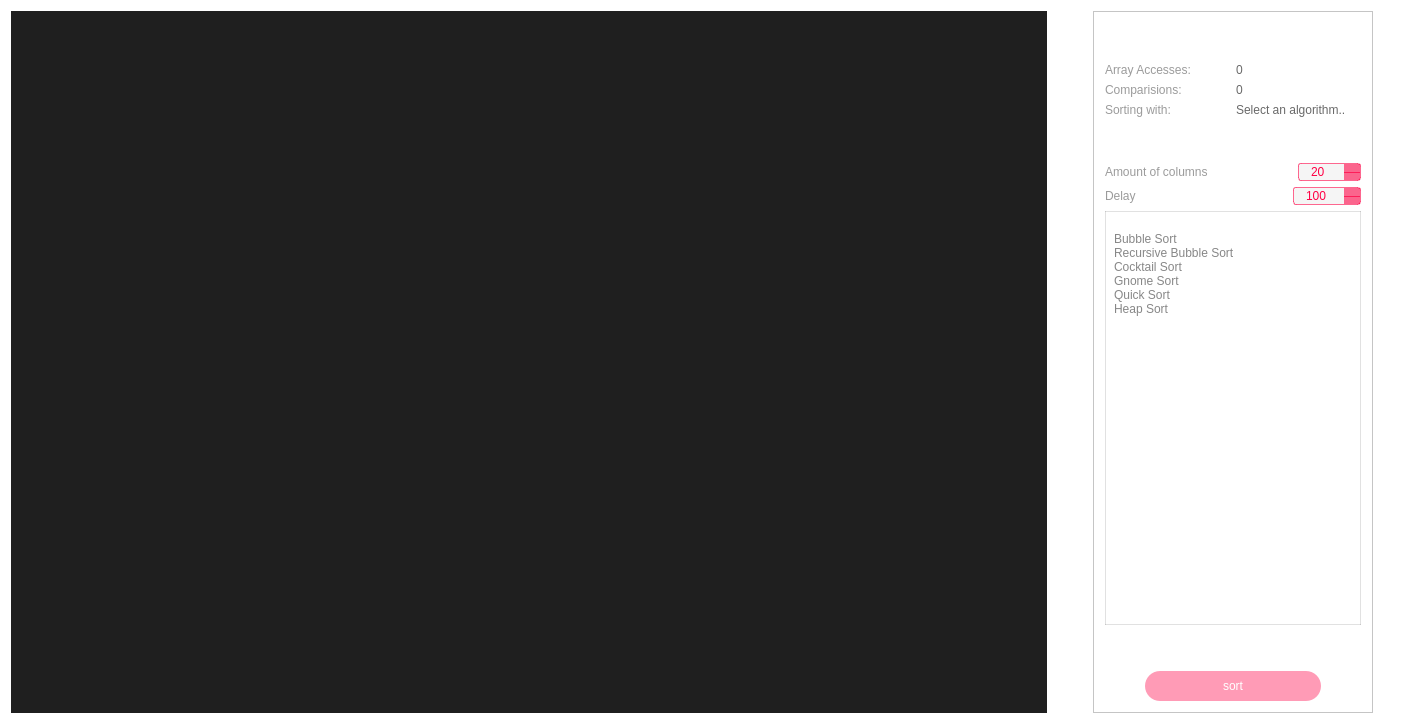
<?xml version="1.0" encoding="UTF-8"?>
<ui version="4.0">
 <class>Widget</class>
 <widget class="QWidget" name="Widget">
  <property name="geometry">
   <rect>
    <x>0</x>
    <y>0</y>
    <width>1404</width>
    <height>724</height>
   </rect>
  </property>
  <property name="windowTitle">
   <string>Widget</string>
  </property>
  <property name="styleSheet">
   <string notr="true">QWidget {
  background-color: #fff;
	font: 25 11pt &quot;Roboto Light&quot;;
	color: rgba(0, 0, 0, 100);
}

#sortButton {
	border:none;
	background-color:  rgba(255, 0, 68,100);
	border-radius: 15%;
	font: 11pt &quot;Roboto&quot;;
	color: #fff;
}

#amountChanger, #delayChanger {
  padding-right: 10px;
	padding-left: 10px;
	border: 1px solid  rgba(255, 0, 68, 150);
	border-radius: 3%;
	background-color: #f5f5f5;
	font: 11pt &quot;Roboto&quot;;
	color: rgb(255, 0, 68);
}

#amountChanger::up-button:pressed, #amountChanger::down-button:pressed,
#delayChanger ::up-button:pressed, #delayChanger::down-button:pressed{
 background-color: rgab(220, 0, 58, 255);
}

#amountChanger::up-button, #amountChanger::down-button,
#delayChanger::up-button, #delayChanger::down-button {
  width: 16px;
  background-color: rgba(255, 0, 68, 150);
}
#amountChanger::down-button,
#delayChanger::down-button  {
	border-top: 1px solid rgba(255, 0, 68, 180);
}

#amountChanger::down-button:hover, #amountChanger::up-button:hover,
#delayChanger::down-button:hover, #delayChanger::up-button:hover {
 background-color:rgba(255, 0, 68, 255);
}

#amountChanger::up-button:disabled,#amountChanger::up-button:off,
#amountChanger::down-button:disabled,#amountChanger::down-button:off,
#delayChanger::up-button:disabled,#delayChanger::up-button:off,
#delayChanger::down-button:disabled,#delayChanger::down-button:off{
  background-color: rgba(0, 0, 0, 20)
}

#amountChanger::down-button:disabled,#amountChanger::down-button:off,
#delayChanger::down-button:disabled,#delayChanger::down-button:off{
  border-top: 1px solid rgba(0, 0, 0, 20);
}
#amountChanger:disabled, #amountChanger:off,
#delayChanger:disabled, #delayChanger:off{
  border: 1px solid rgba(0, 0, 0, 20);
  color:  rgba(0, 0, 0, 50);
}</string>
  </property>
  <layout class="QHBoxLayout" name="horizontalLayout_8">
   <item>
    <layout class="QHBoxLayout" name="horizontalLayout">
     <item>
      <widget class="QGraphicsView" name="cellsToSortBackground">
       <property name="sizePolicy">
        <sizepolicy hsizetype="Expanding" vsizetype="Expanding">
         <horstretch>0</horstretch>
         <verstretch>0</verstretch>
        </sizepolicy>
       </property>
       <property name="minimumSize">
        <size>
         <width>1000</width>
         <height>700</height>
        </size>
       </property>
       <property name="styleSheet">
        <string notr="true">
background-color:rgb(31, 31, 31)</string>
       </property>
       <property name="frameShape">
        <enum>QFrame::NoFrame</enum>
       </property>
       <property name="verticalScrollBarPolicy">
        <enum>Qt::ScrollBarAlwaysOff</enum>
       </property>
       <property name="horizontalScrollBarPolicy">
        <enum>Qt::ScrollBarAlwaysOff</enum>
       </property>
       <property name="alignment">
        <set>Qt::AlignCenter</set>
       </property>
       <property name="renderHints">
        <set>QPainter::Antialiasing|QPainter::HighQualityAntialiasing|QPainter::TextAntialiasing</set>
       </property>
      </widget>
     </item>
     <item>
      <spacer name="horizontalSpacer_4">
       <property name="orientation">
        <enum>Qt::Horizontal</enum>
       </property>
       <property name="sizeType">
        <enum>QSizePolicy::Preferred</enum>
       </property>
       <property name="sizeHint" stdset="0">
        <size>
         <width>40</width>
         <height>20</height>
        </size>
       </property>
      </spacer>
     </item>
     <item>
      <widget class="QFrame" name="frame">
       <property name="sizePolicy">
        <sizepolicy hsizetype="Fixed" vsizetype="Expanding">
         <horstretch>0</horstretch>
         <verstretch>0</verstretch>
        </sizepolicy>
       </property>
       <property name="styleSheet">
        <string notr="true"/>
       </property>
       <property name="frameShape">
        <enum>QFrame::StyledPanel</enum>
       </property>
       <property name="frameShadow">
        <enum>QFrame::Raised</enum>
       </property>
       <layout class="QVBoxLayout" name="verticalLayout">
        <item>
         <spacer name="verticalSpacer_3">
          <property name="orientation">
           <enum>Qt::Vertical</enum>
          </property>
          <property name="sizeType">
           <enum>QSizePolicy::Fixed</enum>
          </property>
          <property name="sizeHint" stdset="0">
           <size>
            <width>20</width>
            <height>40</height>
           </size>
          </property>
         </spacer>
        </item>
        <item>
         <layout class="QHBoxLayout" name="horizontalLayout_5">
          <property name="sizeConstraint">
           <enum>QLayout::SetMinimumSize</enum>
          </property>
          <item>
           <widget class="QLabel" name="LabelArrayAccesses">
            <property name="styleSheet">
             <string notr="true"/>
            </property>
            <property name="text">
             <string>&lt;html&gt;&lt;head/&gt;&lt;body&gt;&lt;p&gt;Array Accesses:&lt;/p&gt;&lt;/body&gt;&lt;/html&gt;</string>
            </property>
           </widget>
          </item>
          <item>
           <widget class="QLabel" name="LabelArrayAccesses_var">
            <property name="styleSheet">
             <string notr="true">color: rgba(0, 0, 0, 150);</string>
            </property>
            <property name="text">
             <string>&lt;html&gt;&lt;head/&gt;&lt;body&gt;&lt;p&gt;0&lt;/p&gt;&lt;/body&gt;&lt;/html&gt;</string>
            </property>
           </widget>
          </item>
         </layout>
        </item>
        <item>
         <layout class="QHBoxLayout" name="horizontalLayout_3">
          <property name="sizeConstraint">
           <enum>QLayout::SetMinimumSize</enum>
          </property>
          <item>
           <widget class="QLabel" name="LabelComparisions">
            <property name="styleSheet">
             <string notr="true"/>
            </property>
            <property name="text">
             <string>&lt;html&gt;&lt;head/&gt;&lt;body&gt;&lt;p&gt;Comparisions:&lt;/p&gt;&lt;/body&gt;&lt;/html&gt;</string>
            </property>
           </widget>
          </item>
          <item>
           <widget class="QLabel" name="LabelComparisions_var">
            <property name="styleSheet">
             <string notr="true">color: rgba(0, 0, 0, 150);</string>
            </property>
            <property name="text">
             <string>&lt;html&gt;&lt;head/&gt;&lt;body&gt;&lt;p&gt;0&lt;/p&gt;&lt;/body&gt;&lt;/html&gt;</string>
            </property>
           </widget>
          </item>
         </layout>
        </item>
        <item>
         <layout class="QHBoxLayout" name="horizontalLayout_2">
          <property name="sizeConstraint">
           <enum>QLayout::SetMinimumSize</enum>
          </property>
          <item>
           <widget class="QLabel" name="LabelSortingWith">
            <property name="styleSheet">
             <string notr="true"/>
            </property>
            <property name="text">
             <string>&lt;html&gt;&lt;head/&gt;&lt;body&gt;&lt;p&gt;Sorting with:&lt;/p&gt;&lt;/body&gt;&lt;/html&gt;</string>
            </property>
           </widget>
          </item>
          <item>
           <widget class="QLabel" name="LabelSortingWith_var">
            <property name="styleSheet">
             <string notr="true">color: rgba(0, 0, 0, 150);</string>
            </property>
            <property name="text">
             <string>&lt;html&gt;&lt;head/&gt;&lt;body&gt;&lt;p&gt;Select an algorithm..&lt;/p&gt;&lt;/body&gt;&lt;/html&gt;</string>
            </property>
           </widget>
          </item>
         </layout>
        </item>
        <item>
         <spacer name="verticalSpacer">
          <property name="orientation">
           <enum>Qt::Vertical</enum>
          </property>
          <property name="sizeType">
           <enum>QSizePolicy::Fixed</enum>
          </property>
          <property name="sizeHint" stdset="0">
           <size>
            <width>20</width>
            <height>40</height>
           </size>
          </property>
         </spacer>
        </item>
        <item>
         <layout class="QHBoxLayout" name="horizontalLayout_6">
          <item>
           <widget class="QLabel" name="LabelAmountChanger">
            <property name="styleSheet">
             <string notr="true"/>
            </property>
            <property name="text">
             <string>&lt;html&gt;&lt;head/&gt;&lt;body&gt;&lt;p&gt;Amount of columns&lt;/p&gt;&lt;/body&gt;&lt;/html&gt;</string>
            </property>
           </widget>
          </item>
          <item>
           <widget class="QSpinBox" name="amountChanger">
            <property name="sizePolicy">
             <sizepolicy hsizetype="Fixed" vsizetype="Fixed">
              <horstretch>0</horstretch>
              <verstretch>0</verstretch>
             </sizepolicy>
            </property>
            <property name="minimumSize">
             <size>
              <width>0</width>
              <height>0</height>
             </size>
            </property>
            <property name="cursor">
             <cursorShape>PointingHandCursor</cursorShape>
            </property>
            <property name="styleSheet">
             <string notr="true"/>
            </property>
            <property name="readOnly">
             <bool>false</bool>
            </property>
            <property name="minimum">
             <number>10</number>
            </property>
            <property name="maximum">
             <number>500</number>
            </property>
            <property name="singleStep">
             <number>50</number>
            </property>
            <property name="value">
             <number>20</number>
            </property>
            <property name="displayIntegerBase">
             <number>10</number>
            </property>
           </widget>
          </item>
         </layout>
        </item>
        <item>
         <layout class="QHBoxLayout" name="horizontalLayout_7">
          <item>
           <widget class="QLabel" name="LabelDelayChanger">
            <property name="styleSheet">
             <string notr="true"/>
            </property>
            <property name="text">
             <string>&lt;html&gt;&lt;head/&gt;&lt;body&gt;&lt;p&gt;Delay&lt;/p&gt;&lt;/body&gt;&lt;/html&gt;</string>
            </property>
           </widget>
          </item>
          <item>
           <widget class="QSpinBox" name="delayChanger">
            <property name="sizePolicy">
             <sizepolicy hsizetype="Maximum" vsizetype="Fixed">
              <horstretch>0</horstretch>
              <verstretch>0</verstretch>
             </sizepolicy>
            </property>
            <property name="minimumSize">
             <size>
              <width>68</width>
              <height>0</height>
             </size>
            </property>
            <property name="cursor">
             <cursorShape>PointingHandCursor</cursorShape>
            </property>
            <property name="styleSheet">
             <string notr="true"/>
            </property>
            <property name="minimum">
             <number>1</number>
            </property>
            <property name="maximum">
             <number>300</number>
            </property>
            <property name="singleStep">
             <number>1</number>
            </property>
            <property name="value">
             <number>100</number>
            </property>
            <property name="displayIntegerBase">
             <number>10</number>
            </property>
           </widget>
          </item>
         </layout>
        </item>
        <item>
         <widget class="QListWidget" name="algorithmSelection">
          <property name="styleSheet">
           <string notr="true">border: 1px solid rgba(0,0,0,30);
padding-top: 20px;
padding-left: 5px;
padding-right: 5px;
color: rgba(0,0,0,120);
font: 87 14pt &quot;Roboto Light&quot;;</string>
          </property>
          <property name="frameShape">
           <enum>QFrame::StyledPanel</enum>
          </property>
          <property name="frameShadow">
           <enum>QFrame::Sunken</enum>
          </property>
          <property name="verticalScrollBarPolicy">
           <enum>Qt::ScrollBarAlwaysOff</enum>
          </property>
          <property name="horizontalScrollBarPolicy">
           <enum>Qt::ScrollBarAlwaysOff</enum>
          </property>
          <property name="dragDropMode">
           <enum>QAbstractItemView::InternalMove</enum>
          </property>
          <property name="selectionMode">
           <enum>QAbstractItemView::SingleSelection</enum>
          </property>
          <property name="selectionBehavior">
           <enum>QAbstractItemView::SelectRows</enum>
          </property>
          <property name="textElideMode">
           <enum>Qt::ElideLeft</enum>
          </property>
          <property name="layoutMode">
           <enum>QListView::Batched</enum>
          </property>
          <item>
           <property name="text">
            <string>Bubble Sort</string>
           </property>
           <property name="textAlignment">
            <set>AlignLeading|AlignVCenter</set>
           </property>
          </item>
          <item>
           <property name="text">
            <string>Recursive Bubble Sort</string>
           </property>
          </item>
          <item>
           <property name="text">
            <string>Cocktail Sort</string>
           </property>
           <property name="textAlignment">
            <set>AlignLeading|AlignVCenter</set>
           </property>
          </item>
          <item>
           <property name="text">
            <string>Gnome Sort</string>
           </property>
          </item>
          <item>
           <property name="text">
            <string>Quick Sort</string>
           </property>
          </item>
          <item>
           <property name="text">
            <string>Heap Sort</string>
           </property>
          </item>
         </widget>
        </item>
        <item>
         <spacer name="verticalSpacer_2">
          <property name="orientation">
           <enum>Qt::Vertical</enum>
          </property>
          <property name="sizeType">
           <enum>QSizePolicy::Fixed</enum>
          </property>
          <property name="sizeHint" stdset="0">
           <size>
            <width>20</width>
            <height>40</height>
           </size>
          </property>
         </spacer>
        </item>
        <item>
         <layout class="QHBoxLayout" name="horizontalLayout_4">
          <item>
           <spacer name="horizontalSpacer">
            <property name="orientation">
             <enum>Qt::Horizontal</enum>
            </property>
            <property name="sizeHint" stdset="0">
             <size>
              <width>40</width>
              <height>20</height>
             </size>
            </property>
           </spacer>
          </item>
          <item>
           <widget class="QPushButton" name="sortButton">
            <property name="sizePolicy">
             <sizepolicy hsizetype="Fixed" vsizetype="Fixed">
              <horstretch>0</horstretch>
              <verstretch>0</verstretch>
             </sizepolicy>
            </property>
            <property name="minimumSize">
             <size>
              <width>176</width>
              <height>30</height>
             </size>
            </property>
            <property name="cursor">
             <cursorShape>PointingHandCursor</cursorShape>
            </property>
            <property name="styleSheet">
             <string notr="true"/>
            </property>
            <property name="text">
             <string>sort</string>
            </property>
            <property name="flat">
             <bool>false</bool>
            </property>
           </widget>
          </item>
          <item>
           <spacer name="horizontalSpacer_2">
            <property name="orientation">
             <enum>Qt::Horizontal</enum>
            </property>
            <property name="sizeHint" stdset="0">
             <size>
              <width>40</width>
              <height>20</height>
             </size>
            </property>
           </spacer>
          </item>
         </layout>
        </item>
       </layout>
      </widget>
     </item>
    </layout>
   </item>
   <item>
    <spacer name="horizontalSpacer_3">
     <property name="orientation">
      <enum>Qt::Horizontal</enum>
     </property>
     <property name="sizeType">
      <enum>QSizePolicy::Fixed</enum>
     </property>
     <property name="sizeHint" stdset="0">
      <size>
       <width>20</width>
       <height>20</height>
      </size>
     </property>
    </spacer>
   </item>
  </layout>
 </widget>
 <layoutdefault spacing="6" margin="11"/>
 <resources/>
 <connections/>
</ui>
